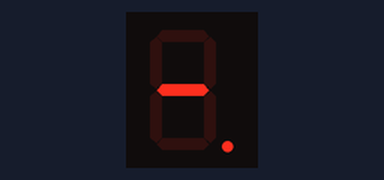
Recording of a sketch running on a simulated Arduino Uno, built with avr-gcc and run on an emulated ATmega328P. Shown: 1-digit seven-segment display. Wiring (inferred from the names in the program): 1-digit 7-segment display, segments lit when HIGH: segments pin 2, pin 3, pin 4, pin 5, pin 6, pin 7, pin 8, pin 9. The segment pins are drawn as the display they are named for.

Above: at 0.1 s.
At 1.1 s:
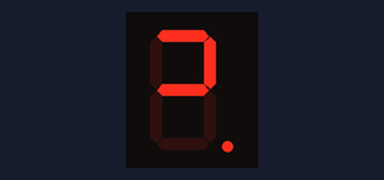
At 4.1 s:
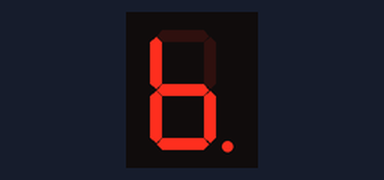
At 10.1 s:
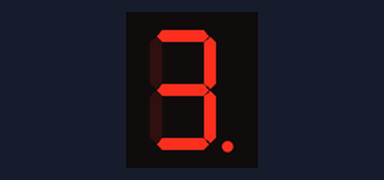
At 21.1 s:
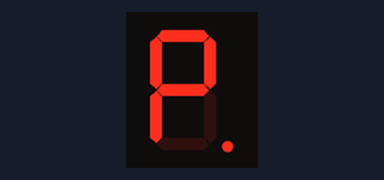
At 39.1 s:
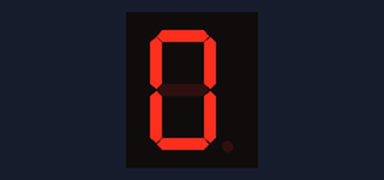

The sketch:

2-9_in_order.ino
```cpp
int a = 2;
int b = 3;
int c = 4;
int d = 5;
int e = 6;
int f = 7;
int g = 8;
int h = 9;


void setup() {
  pinMode(a,OUTPUT);
  pinMode(b,OUTPUT);
  pinMode(c,OUTPUT);
  pinMode(d,OUTPUT);
  pinMode(e,OUTPUT);
  pinMode(f,OUTPUT);
  pinMode(g,OUTPUT);
  pinMode(h,OUTPUT);

}

void loop() {
  // on
  digitalWrite(a,LOW);
  digitalWrite(b,LOW);
  digitalWrite(g,HIGH);
  digitalWrite(h,HIGH);
  delay(1000);
  digitalWrite(c,LOW);
  digitalWrite(d,LOW);
  digitalWrite(a,HIGH);
  digitalWrite(b,HIGH);
  delay(1000);
  digitalWrite(e,LOW);
  digitalWrite(f,LOW);
  digitalWrite(c,HIGH);
  digitalWrite(d,HIGH);
  delay(1000);
  digitalWrite(g,LOW);
  digitalWrite(h,LOW);
  digitalWrite(e,HIGH);
  digitalWrite(f,HIGH);
  delay(1000);

}
```

Measured:
- what the display in image 1 shows lasts 1.0 s, from 1.0 s to 2.0 s
